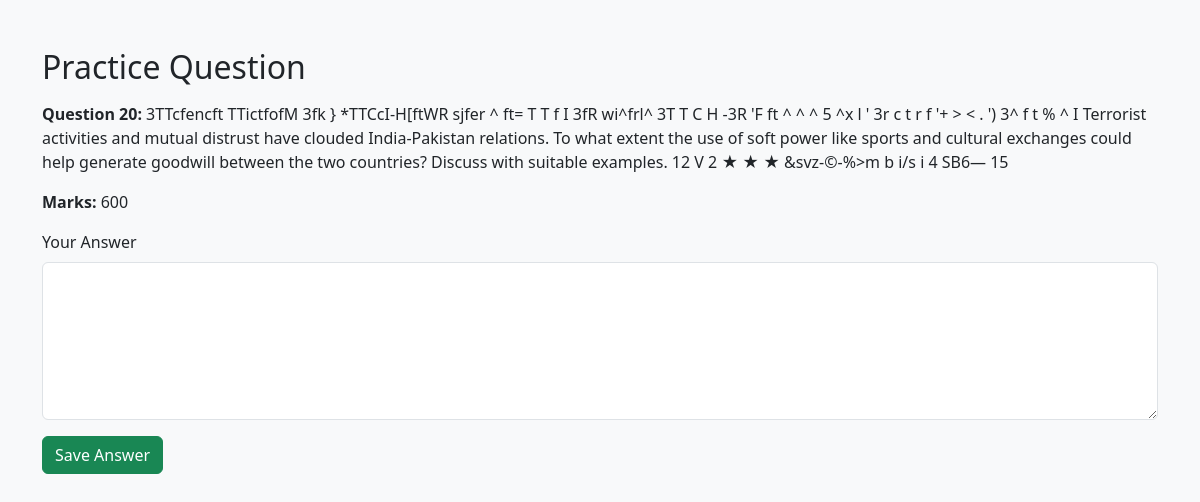
The page /practice/15/ on the database its author committed.
### mains_practice/models.py (models this page shows, shortened)
class Question(models.Model):
    session = models.ForeignKey(UserSession, on_delete=models.CASCADE, related_name='questions')
    number = models.IntegerField()
    text = models.TextField()
    marks = models.IntegerField()

### mains_practice/views.py (the view, shortened to what this page needs)
# urls.py: path('practice/<int:id>/', views.practice_view, name='practice'),
def practice_view(request, id):
    question = get_object_or_404(Question, id=id)
    form = AnswerForm(request.POST or None)
    return render(request, 'practice.html', {'question': question, 'form': form})

### mains_practice/forms.py
class AnswerForm(forms.ModelForm):
    class Meta:
        model = Answer
        fields = ['text']
        widgets = {
            'text': forms.Textarea(attrs={'class': 'form-control', 'rows': 6})
        }

### mains_practice/templates/practice.html (shortened to what this page needs)
{% extends 'base.html' %}
{% block content %}
<h2 class="mb-3">Practice Question</h2>
<p><strong>Question {{ question.number }}:</strong> {{ question.text }}</p>
<p><strong>Marks:</strong> {{ question.marks }}</p>
<form method="post">
    <div class="mb-3">
        <label class="form-label">Your Answer</label>
        <textarea name="answer" class="form-control" rows="6"></textarea>
    </div>
    <button type="submit" class="btn btn-success">Save Answer</button>
</form>
{% endblock %}

### rows shown on the page
Question: number "20", text "3TTcfencft TTictfofM 3fk } *TTCcI-H[ftWR sjfer ^ ft= T T f I 3fR wi^frl^ 3T T C H -3R 'F ft ^ ^ ^ 5 ^x l ' 3r c t r f '+ > < . ') 3^ f t % ^ I Terrorist activities and mutual distrust have clouded India-Pakistan relations. To what extent the use of soft power like sports and cultural exchanges could help generate goodwill between the two countries? Discuss with suitable examples. 12 V 2 ★ ★ ★ &svz-©-%>m b i/s i 4 SB6— 15", marks "600"
